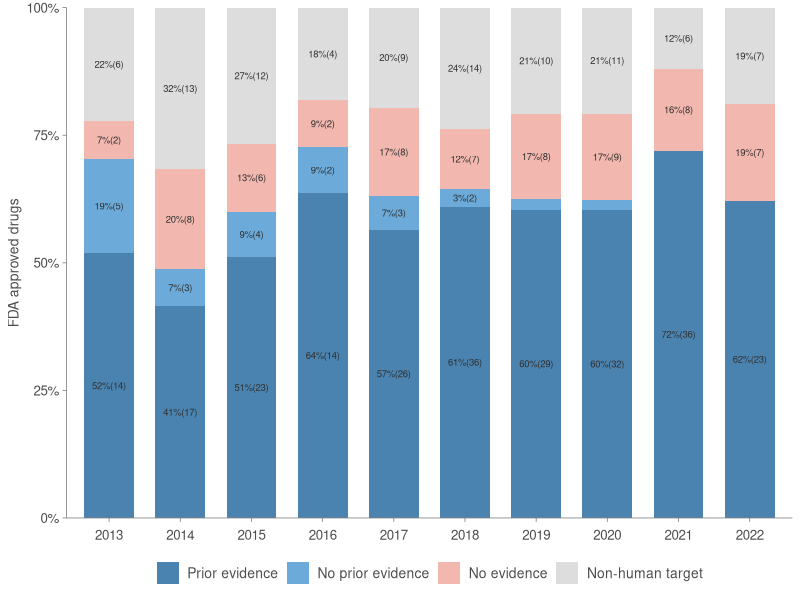
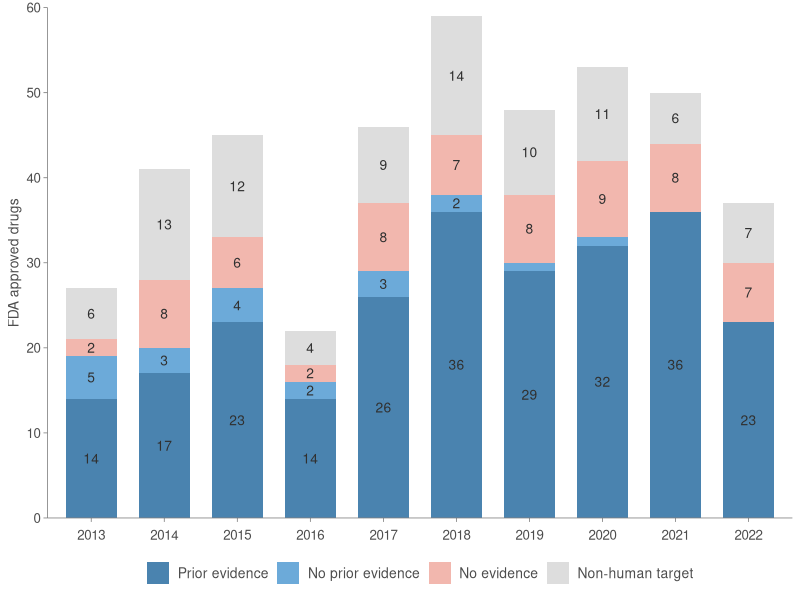

These figures' R source, in order:
library("cowplot")
library("ggsci")
library(forcats)
library(ggplot2)
library("tidyverse")
library(epitools)
library(ggpubr)

font = "Helvetica"

data <- read_csv("./results/2013-2022_approvals_preGE.csv")

# Calculation of overall approval numbers per year
data_all_count <- data %>%
    select(originalDrugName, yearApproval) %>%
    distinct() %>%
    group_by(yearApproval) %>%
    summarise(n = n()) %>%
    ungroup()

# Creating a table with % of has_GE, has_no_GE and non-human targets
data_humT_metadata <- data %>% filter(hasAnyGE != "NA") %>%
        mutate(minDate = pmin(yearTargetDiseaseGE, yearInteractorDiseaseGE, yearTargetRelatedGE, yearInteractorRelatedGE, na.rm = TRUE),
                priorDate = ifelse(!is.na(minDate) & yearApproval >= minDate, TRUE, FALSE),
                postDate = ifelse(!is.na(minDate) & yearApproval < minDate, TRUE, FALSE)) %>%
    group_by(yearApproval) %>%
    summarise(c_humanTargets = n(),
              c_hasAnyGE = sum(hasAnyGE),
              c_priorDate = sum(priorDate), 
              c_postDate = sum(postDate)) %>%
    left_join(data_all_count) %>%
    mutate(c_nonhumanTargets = n - c_humanTargets,
            f_nonhumanTargets = c_nonhumanTargets/n * 100,
            c_noGE = c_humanTargets - c_hasAnyGE,
            f_noGE = c_noGE/n * 100,
            f_priorDate = c_priorDate/n * 100,
            f_postDate = c_postDate/n * 100)

data_humT_fraction <- data_humT_metadata %>%            
    select(yearApproval, f_noGE, f_nonhumanTargets, f_postDate, f_priorDate) %>%
    rename(without_GE = f_noGE,
           noH = f_nonhumanTargets,
           GE_noH_after = f_postDate,
           GE_noH_before = f_priorDate) %>%
    gather("type", "fraction", without_GE, noH, GE_noH_after, GE_noH_before) 

data_humT_count <- data_humT_metadata %>%            
    select(yearApproval, c_noGE, c_nonhumanTargets, c_postDate, c_priorDate) %>%
    rename(without_GE = c_noGE,
           noH = c_nonhumanTargets,
           GE_noH_after = c_postDate,
           GE_noH_before = c_priorDate) %>%
    gather("type", "count", without_GE, noH, GE_noH_after, GE_noH_before) 

custom_order <- c("noH", "without_GE", "GE_noH_after", "GE_noH_before")
reversed_order <- rev(custom_order)

data_humT_fraction %>% left_join(data_humT_count, by = c("yearApproval", "type")) %>%
    mutate(yearApproval = as.factor(yearApproval), 
           type = as.factor(type)) 

data_to_plot_fraction <- data_humT_fraction %>% 
    mutate(type = fct_relevel(type, custom_order)) %>%
    arrange(type) %>%
    left_join(data_humT_count, by = c("yearApproval", "type")) %>%
    group_by(yearApproval) %>%
    mutate(label_ypos = 100 - (cumsum(fraction) - fraction / 2)) %>%
    ungroup() %>%
    mutate(yearApproval = as.factor(yearApproval), 
           type = as.factor(type))

data_to_plot_count <- data_humT_fraction %>% 
    mutate(type = factor(type, levels = reversed_order)) %>%
    arrange(type) %>%
    left_join(data_humT_count, by = c("yearApproval", "type")) %>%
    group_by(yearApproval) %>%
    mutate(start_pos = lag(cumsum(count), default = 0),
           end_pos = cumsum(count),
           label_ypos = (start_pos + end_pos) / 2) %>%
    ungroup() %>%
    mutate(yearApproval = as.factor(yearApproval))

my_colors <- c("#4a83af", "#6caad9","#f2b7ae", "#dddddd")

GE_rate <- data_to_plot_fraction %>%
ggplot(aes(x=yearApproval, y=fraction, fill=fct_relevel(type, custom_order))) +
  geom_bar(stat="identity", width = 0.7) +
  scale_y_continuous(limits = c(0,100.01), expand = c(0, 0), labels = scales::percent_format(scale = 1)) +
  scale_fill_manual(values = my_colors,
                    breaks = c("GE_noH_before", "GE_noH_after", "without_GE", "noH"),
                    labels = c("Prior evidence", "No prior evidence", "No evidence", "Non-human target"),
                    name = "Genetic evidence: ") +
  geom_text(aes(x = yearApproval, y = label_ypos, 
              label = ifelse(count>1, paste(round(fraction, 0), "%(", count, ")", sep=""), "")), 
          size = 2.4, family=font, color = "#303030") +
  theme_minimal() +
  ylab("FDA approved drugs") +
  theme(axis.text.x = element_text(vjust = -0.6),
        axis.title.x = element_blank(),
        axis.title.y = element_text(size = 10),
        panel.grid.major = element_blank(),
        panel.grid.minor = element_blank(),
        axis.line = element_line(size = 0.25, colour = "#737373"),
        axis.ticks = element_line(size = 0.25, color="#737373"),
        axis.ticks.length = unit(0.1, "cm"),
        plot.background = element_rect(fill = "#ffffff", color = NA),
        legend.position = "bottom",
        legend.text = element_text(family=font, size = 10),
        legend.title  = element_blank(),
        # = element_text(size = 10.5, face = "bold"),
        # legend.direction = "vertical",
        text = element_text(family=font, size = 12, color = "#4D4D4D"))

ggsave("./results/GE-Year_plot.png", GE_rate,
        width = 6.5,
        height = 4.4,
        dpi = 600)


GE_count <- data_to_plot_count %>%
ggplot(aes(x=yearApproval, y=count, fill=fct_relevel(type, custom_order))) +
  geom_bar(stat="identity", width = 0.7) +
  scale_y_continuous(limits = c(0,60), expand = c(0, 0)) +
  scale_fill_manual(values = my_colors,
                    breaks = c("GE_noH_before", "GE_noH_after", "without_GE", "noH"),
                    labels = c("Prior evidence", "No prior evidence", "No evidence", "Non-human target"),
                    name = "Genetic evidence: ") +
  geom_text(aes(x = yearApproval, y = label_ypos, label = ifelse(count>1, count, "")), size = 3.5, family=font, color = "#303030") +
  theme_minimal() +
  ylab("FDA approved drugs") +
  theme(axis.text.x = element_text(vjust = -0.6),
        axis.title.x = element_blank(),
        axis.title.y = element_text(size = 10),
        panel.grid.major = element_blank(),
        panel.grid.minor = element_blank(),
        axis.line = element_line(size = 0.25, colour = "#737373"),
        axis.ticks = element_line(size = 0.25, color="#737373"),
        axis.ticks.length = unit(0.1, "cm"),
        plot.background = element_rect(fill = "#ffffff", color = NA),
        legend.position = "bottom",
        legend.text = element_text(family=font, size = 10),
        legend.title  = element_blank(),
        # = element_text(size = 10.5, face = "bold"),
        # legend.direction = "vertical",
        text = element_text(family=font, size = 12, color = "#4D4D4D"))

ggsave("./results/GE-Year_plot_count.png", 
        width = 6.5,
        height = 4.4,
        dpi = 600)
